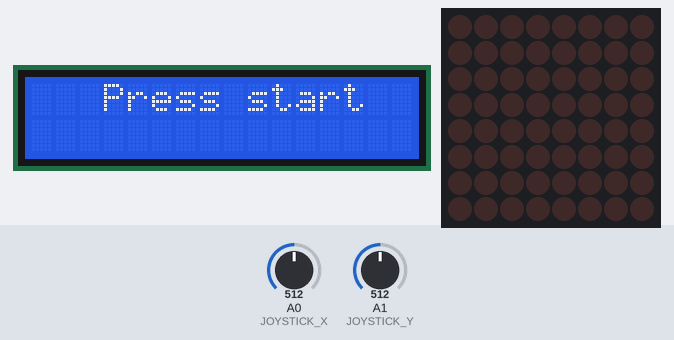
The sketch below on a simulated Arduino Uno, built with avr-gcc and run on an emulated ATmega328P. Parts: 16×2 character LCD, 8×8 LED matrix. The test bench sets the inputs (shaded band); at power-on: A0 (JOYSTICK_X) = 512, A1 (JOYSTICK_Y) = 512. Random numbers use the default seed unless the sketch sets one.

Above: at 1.2 s.
1.3 s: A0 (JOYSTICK_X) set to 649
2.9 s: A0 (JOYSTICK_X) set to 672
At 3.25 s:
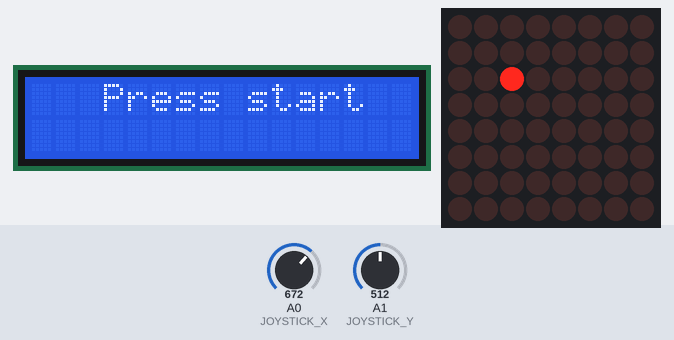
4.9 s: A0 (JOYSTICK_X) set to 351
6.7 s: A0 (JOYSTICK_X) set to 325
At 8.19 s:
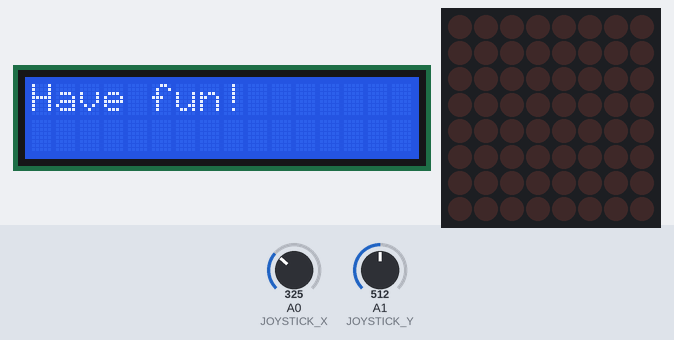
9.7 s: A0 (JOYSTICK_X) set to 716
At 10.65 s:
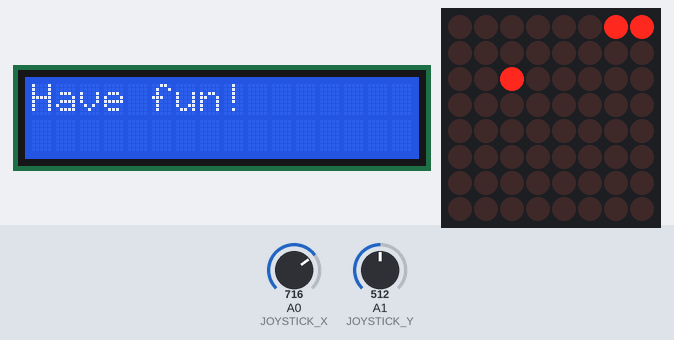
11.7 s: A0 (JOYSTICK_X) set to 306
At 12.94 s:
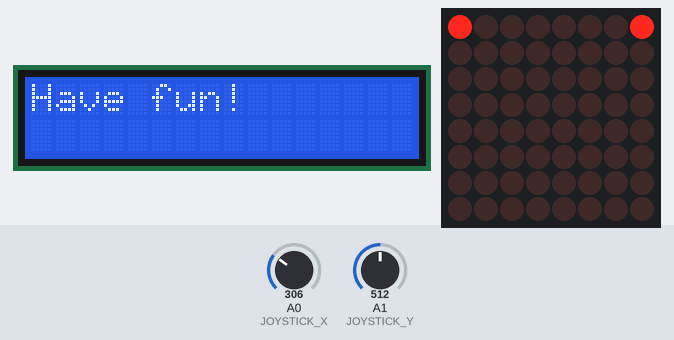

The sketch:

proiect_robotica_1.ino
```cpp
#include <LedControl.h>
#include <LiquidCrystal.h>

LedControl lc = LedControl (12, 11, 10, 1);
LiquidCrystal lcd (2, 3, 4, 5, 6, 7);

//definim pinii
#define JOYSTICK_X  A0
#define JOYSTICK_Y  A1
#define sus       1
#define dreapta   2
#define jos       3
#define stanga    4
#define lungimeinitialasarpe  3
#define joystickprag  160

int sarpeDirectie = 0;
int sarpeViteza = 1;
int sarpeLungime = lungimeinitialasarpe;
bool castigator = false;
bool pierdere = false;
struct Coordonate {
  int x = 0;
  int y = 0;
  Coordonate(int x = 0, int y = 0): x(x), y(y) {}
};
struct Punct {
  int linie = 0;
  int coloana = 0;
  Punct(int linie = 0, int coloana = 0): linie(linie), coloana(coloana) {}
};

Punct sarpe; // coordonatele de la care pornește șarpele vor fi generate aleator
Punct mancare (-1, -1); // punctul de hrană nu este nicăieri încă
Coordonate initialJoystick (500, 500);
Coordonate valuare;

int matrice[8][8];

void setup() {
  Serial.begin(9600);
  lc.shutdown(0, false);
  lc.setIntensity(0, 9);
  lc.clearDisplay(0);

  randomSeed(analogRead(0));
  sarpe.linie = random(8);
  sarpe.coloana = random(8);

  lcd.begin(16, 2);
  lcd.clear();
  lcd.setCursor(0, 0);
  lcd.print("   Press start");
  lcd.setCursor(0, 1);
}

void loop() {
  genereazaMancarea();
  joystickMiscare();
  sarpeMiscare();
  stadiileJocului();
}

//dacă nu există hrană, generați una, verificați și pentru victorie
void genereazaMancarea() {
  if (mancare.linie == -1 || mancare.coloana == -1) {
    if (sarpeLungime >= 64) {
      castigator = true;
      return; //împiedicați funcționarea generatorului de mancare, în acest caz se va desfășura pentru totdeauna
    }
    // genereaza mancarea
    do {
      mancare.coloana = random(8);
      mancare.linie = random(8);
    } while (matrice[mancare.linie][mancare.coloana] > 0);
  }
}

// priveste miscarile joystick-ului
void joystickMiscare() {
  int anterioaraDirectie = sarpeDirectie; // salveaza ultima directie
  long timestamp = millis() + sarpeViteza; // atunci când următorul cadru va fi redat

  while (millis() < timestamp) {
    sarpeViteza = 1000 - map(sarpeLungime, 0, 16, 10, 1000);
    if (sarpeViteza == 0) sarpeViteza = 1; // siguranță: viteza nu poate fi 0

    // determina direcția șarpelui

    analogRead(JOYSTICK_Y) < initialJoystick.y - joystickprag ? sarpeDirectie = sus     : 0;
    analogRead(JOYSTICK_Y) > initialJoystick.y + joystickprag ? sarpeDirectie = jos     : 0;
    analogRead(JOYSTICK_X) < initialJoystick.x - joystickprag ? sarpeDirectie = stanga  : 0;
    analogRead(JOYSTICK_X) > initialJoystick.x + joystickprag ? sarpeDirectie = dreapta : 0;

    //clipirea manacarii
    lc.setLed(0, mancare.linie, mancare.coloana, millis() % 100 < 50 ? 1 : 0);
  }
}


void sarpeMiscare() {
  switch (sarpeDirectie) {
    case sus:
      lcd.clear();
      lcd.setCursor(0, 0);
      lcd.print("Have fun!");
      sarpe.linie--;
      margine();
      lc.setLed(0, sarpe.linie, sarpe.coloana, 1);
      break;

    case dreapta:
      lcd.clear();
      lcd.setCursor(0, 0);
      lcd.print("Have fun!");
      sarpe.coloana++;
      margine();
      lc.setLed(0, sarpe.linie, sarpe.coloana, 1);
      break;

    case jos:
      lcd.clear();
      lcd.setCursor(0, 0);
      lcd.print("Have fun!");
      sarpe.linie++;
      margine();
      lc.setLed(0, sarpe.linie, sarpe.coloana, 1);
      break;

    case stanga:
      lcd.clear();
      lcd.setCursor(0, 0);
      lcd.print("Have fun!");
      sarpe.coloana--;
      margine();
      lc.setLed(0, sarpe.linie, sarpe.coloana, 1);
      break;

    default:
      return;
  }

  if (matrice[sarpe.linie][sarpe.coloana] != 0 && sarpeDirectie != 0) {
    pierdere = true;
    return;
  }

  // verificați dacă mâncarea a fost consumată
  if (sarpe.linie == mancare.linie && sarpe.coloana == mancare.coloana) {
    sarpeLungime++;
    mancare.linie = -1; // reseteaza mancarea
    mancare.coloana = -1;
  }

  Matrice();

  matrice[sarpe.linie][sarpe.coloana]++;
}

void margine() {
  if (sarpe.coloana < 0) {
    sarpe.coloana = 7;
  }
  else if (sarpe.coloana > 7) {
    sarpe.coloana = 0;
  }

  if (sarpe.linie  < 0) {
    sarpe.linie = 7;
  }
  else if (sarpe.linie > 7) {
    sarpe.linie = 0;
  }
}

void Matrice() {
  for (int linie = 0; linie < 8; linie++) {
    for (int coloana = 0; coloana < 8; coloana++) {
      if (matrice[linie][coloana] > 0 ) {
        matrice[linie][coloana]++;
      }

      if (matrice[linie][coloana] > sarpeLungime) {
        lc.setLed(0, linie, coloana, 0);
        matrice[linie][coloana] = 0;
      }
    }
  }
}

void stadiileJocului() {
  if (pierdere || castigator) {
    revenireSarpe();
    mesajScor(sarpeLungime);
    if (pierdere) {
      lcd.setCursor(2, 1);
      lcd.print("Press Start!");
    }
    castigator = false;
    pierdere = false;
    sarpeLungime = lungimeinitialasarpe;
    sarpeDirectie = 0;
    memset(matrice, 0, sizeof(matrice[0][0]) * 8 * 8);
    lc.clearDisplay(0);
  }
}

void revenireSarpe() {
  lc.setLed(0, mancare.linie, mancare.coloana, 0);
  delay(600);
  for (int i = 1; i <= sarpeLungime; i++) {
    for (int linie = 0; linie < 8; linie++) {
      for (int coloana = 0; coloana < 8; coloana++) {
        if (matrice[linie][coloana] == i) {
          lc.setLed(0, linie, coloana, 0);
          delay(100);
        }
      }
    }
  }
}

void mesajScor(int scor) {
  if (scor < 0 || scor > 99) return;
  lcd.clear();
  lcd.setCursor(0, 0);
  lcd.print("      Score:");
  lcd.setCursor(14, 0);
  lcd.print(scor);
}
```

Measured:
- the behaviour switches between 660 and 661 on A0 (JOYSTICK_X) (found by bisection; images 0 and 1)
- the behaviour switches between 340 and 339 on A0 (JOYSTICK_X) (found by bisection; images 1 and 2)
